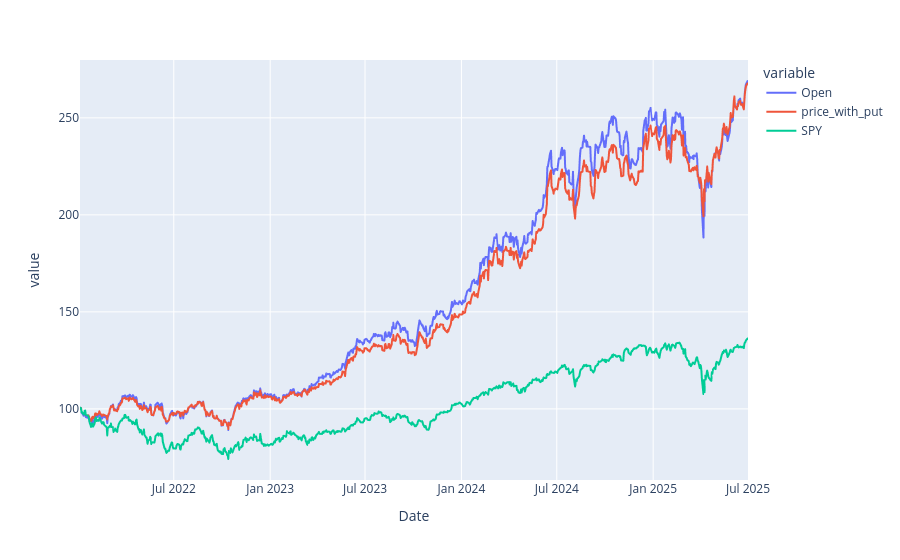

The cell this chart's notebook holds for it:
### Markdown cell above
### Adding comparison + normalizing returns

### Code cell
benchmark_ticker = 'SPY'

init_df[benchmark_ticker] = yf.Ticker(benchmark_ticker) \
                            .history(start = end, 
                                     end = end+relativedelta(months=3*(num_quarters+1))).Open

init_df /= init_df.iloc[0]/100
px.line(init_df)

### Figure 1 — Plotly figure (JSON) as saved in the notebook; plotly's stock layout.template omitted (floating-point values rounded to 4 significant figures; data arrays with more than 128 entries replaced by an {"elided": "..."} marker saying what was removed)
{"data": [{"hovertemplate": "variable=Open<br>Date=%{x}<br>value=%{y}<extra></extra>", "legendgroup": "Open", "line": {"color": "#636efa", "dash": "solid"}, "marker": {"symbol": "circle"}, "mode": "lines", "name": "Open", "showlegend": true, "type": "scattergl", "x": {"elided": "882 str values"}, "xaxis": "x", "y": {"elided": "882 float values"}, "yaxis": "y"}, {"hovertemplate": "variable=price_with_put<br>Date=%{x}<br>value=%{y}<extra></extra>", "legendgroup": "price_with_put", "line": {"color": "#EF553B", "dash": "solid"}, "marker": {"symbol": "circle"}, "mode": "lines", "name": "price_with_put", "showlegend": true, "type": "scattergl", "x": {"elided": "882 str values"}, "xaxis": "x", "y": {"elided": "882 float values"}, "yaxis": "y"}, {"hovertemplate": "variable=SPY<br>Date=%{x}<br>value=%{y}<extra></extra>", "legendgroup": "SPY", "line": {"color": "#00cc96", "dash": "solid"}, "marker": {"symbol": "circle"}, "mode": "lines", "name": "SPY", "showlegend": true, "type": "scattergl", "x": {"elided": "882 str values"}, "xaxis": "x", "y": {"elided": "882 float values"}, "yaxis": "y"}], "layout": {"legend": {"title": {"text": "variable"}, "tracegroupgap": 0}, "margin": {"t": 60}, "xaxis": {"anchor": "y", "domain": [0, 1], "title": {"text": "Date"}}, "yaxis": {"anchor": "x", "domain": [0, 1], "title": {"text": "value"}}}}
